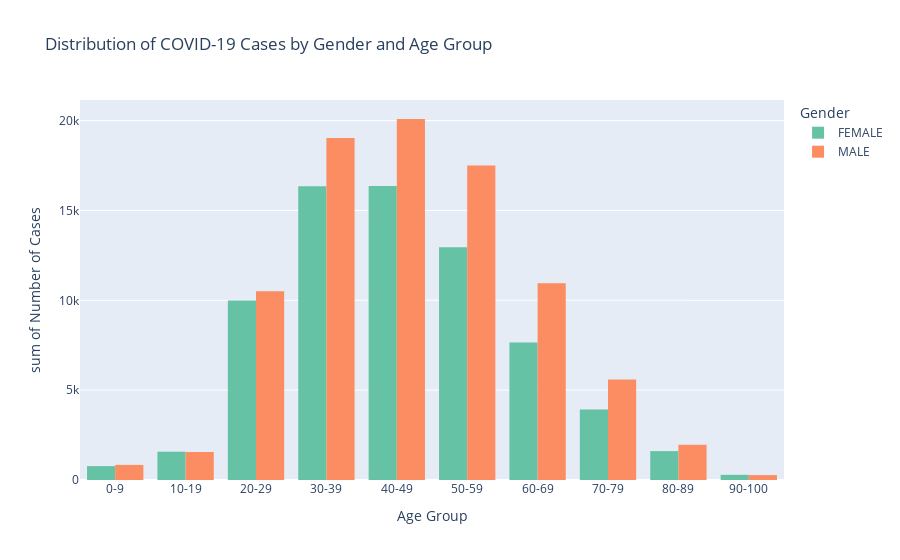

This figure's notebook cell:
### Markdown cell above
### QUESTION 5: Distribution of cases by gender & age group [1m]

Use the same bin as in Question 2.

### Code cell
# your codes here...
# Group data by AGE_GROUP and SEX to calculate the distribution
distribution = analysis.groupby(["AGE_GROUP", "SEX"]).size().reset_index(name="Number of Cases")

# Plot the distribution using a histogram
fig = px.histogram(
    distribution,
    x="AGE_GROUP",
    y="Number of Cases",
    color="SEX",
    barmode="group",  # Grouped bars for gender
    title="Distribution of COVID-19 Cases by Gender and Age Group",
    labels={"AGE_GROUP": "Age Group", "Number of Cases": "Number of Cases", "SEX": "Gender"},
    color_discrete_sequence=px.colors.qualitative.Set2
    )

fig.show()

### Figure 1 — Plotly figure (JSON) as saved in the notebook; plotly's stock layout.template omitted (floating-point values rounded to 4 significant figures)
{"data": [{"alignmentgroup": "True", "bingroup": "x", "histfunc": "sum", "hovertemplate": "Gender=FEMALE<br>Age Group=%{x}<br>sum of Number of Cases=%{y}<extra></extra>", "legendgroup": "FEMALE", "marker": {"color": "rgb(102,194,165)", "pattern": {"shape": ""}}, "name": "FEMALE", "offsetgroup": "FEMALE", "orientation": "v", "showlegend": true, "type": "histogram", "x": ["0-9", "10-19", "20-29", "30-39", "40-49", "50-59", "60-69", "70-79", "80-89", "90-100"], "xaxis": "x", "y": [773, 1575, 9982, 16351, 16356, 12950, 7657, 3927, 1606, 288], "yaxis": "y"}, {"alignmentgroup": "True", "bingroup": "x", "histfunc": "sum", "hovertemplate": "Gender=MALE<br>Age Group=%{x}<br>sum of Number of Cases=%{y}<extra></extra>", "legendgroup": "MALE", "marker": {"color": "rgb(252,141,98)", "pattern": {"shape": ""}}, "name": "MALE", "offsetgroup": "MALE", "orientation": "v", "showlegend": true, "type": "histogram", "x": ["0-9", "10-19", "20-29", "30-39", "40-49", "50-59", "60-69", "70-79", "80-89", "90-100"], "xaxis": "x", "y": [841, 1556, 10503, 19035, 20089, 17503, 10947, 5592, 1962, 271], "yaxis": "y"}], "layout": {"barmode": "group", "legend": {"title": {"text": "Gender"}, "tracegroupgap": 0}, "title": {"text": "Distribution of COVID-19 Cases by Gender and Age Group"}, "xaxis": {"anchor": "y", "domain": [0, 1], "title": {"text": "Age Group"}}, "yaxis": {"anchor": "x", "domain": [0, 1], "title": {"text": "sum of Number of Cases"}}}}
